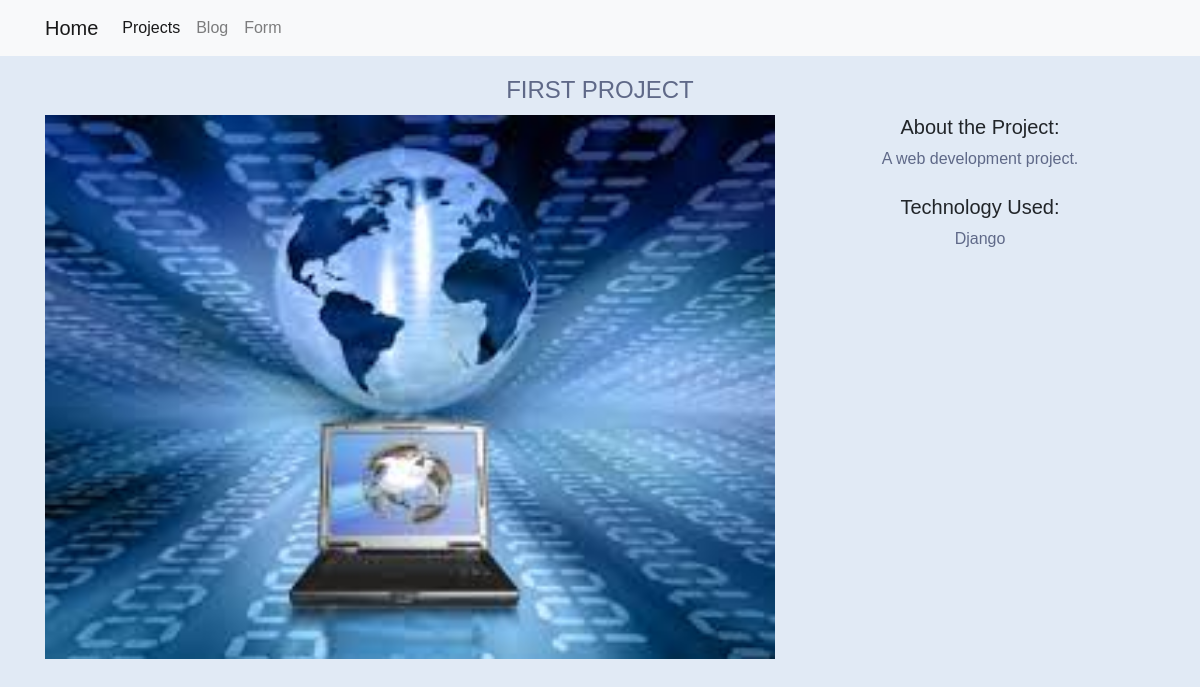
/project/1/, run on the app's committed database.
### myapp/models.py (models this page shows)
class Project(models.Model):
	title = models.CharField(max_length=100)
	description = models.TextField()
	technology = models.CharField(max_length=20)
	image = models.FilePathField(path="/img")

### myapp/views.py (the view)
# urls.py: path('project/<int:pkey>/', views.project_detail, name="project_detail"),
def project_detail(request, pkey):
	proj =Project.objects.get(pk=pkey)
	contxt = {
		'title': 'List of Projects',
		'project': proj
	}
	return render(request, 'myapp/project_detail.html', contxt)

### myapp/templates/myapp/project_detail.html
{% extends 'base.html' %}
{% load static %}
{% block page_content %}
<h1>{{project.title}}</h1>
<div class="row">
<div class="col-md-8">
	<img src="{%static project.image %}" alt="" width="100%">
</div>
<div class="col-md-4">
	<h5>About the Project: </h5>
	<p>{{project.description}}</p>
	<br>
	<h5>Technology Used: </h5>
	<p>{{project.technology}}</p>
</div>
</div>
{% endblock %}

### myapp/static/css/style.css (style rules this page uses)
body { font-family: proxima-nova, sans-serif; text-align: center; background: #e1eaf5; }
h1 { font-family: proxima-nova, sans-serif; text-transform: uppercase; color: #5f6988; margin: 20px 0 10px; font-size: 1.5em; }
p { color: #5f6988; margin: 0; }

### data on the page
Project: title "FIRST PROJECT", image (picture), description "A web development project.", technology "Django"
